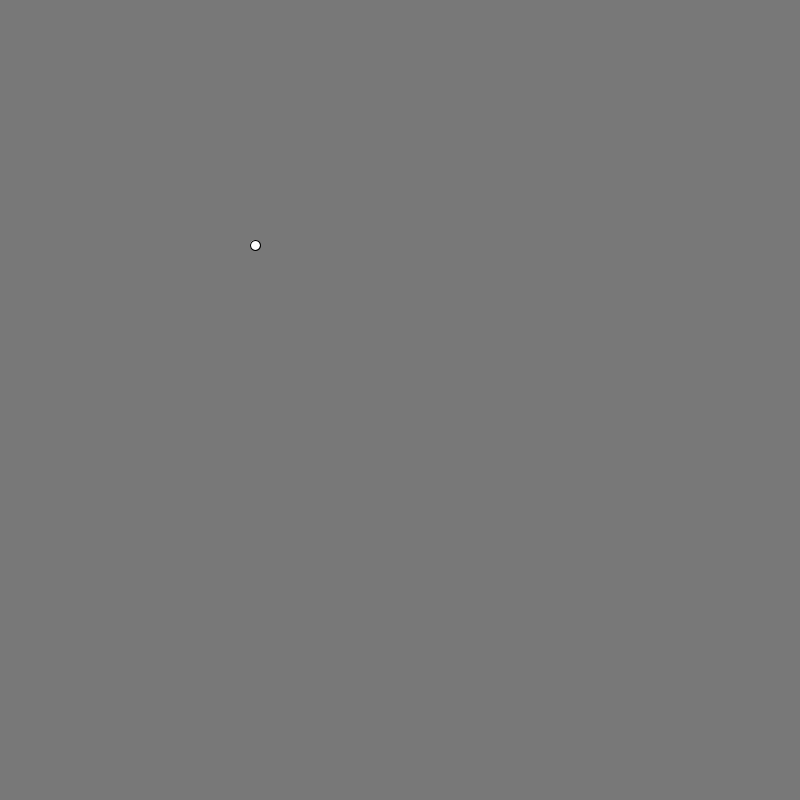
Frame 1 (no input)
Frame 60 (the mouse pressed at the canvas centre just before this capture): blank canvas, image omitted
Frame 120 (the mouse held since frame 60 and released just before this capture): blank canvas, image omitted

The Processing sketch that drew this single still picture (run headless with seeded random() and noise(); from frame 60 on, the mouse is pressed at the canvas centre):

// Processing sketch: sketch_01
// ── sketch_01.pde
// simple movement

PVector location;
PVector velocity;
int maxspeed = 10;

void setup() {
  size(800, 800);
  location = new PVector(250, 250);
  velocity = new PVector(5, -5);
}

void draw() {
  background(120);
  velocity.limit(maxspeed); // set max velocity
  location.add(velocity);

  ellipse(location.x, location.y, 10, 10);
  checkBounds();
}

void checkBounds() {
  if ((location.x > width) || (location.x < 0)) {
    velocity.x = velocity.x * -1;
  }
  
  if ((location.y > height) || (location.y < 0)) {
    velocity.y = velocity.y * -1;
  }
}
